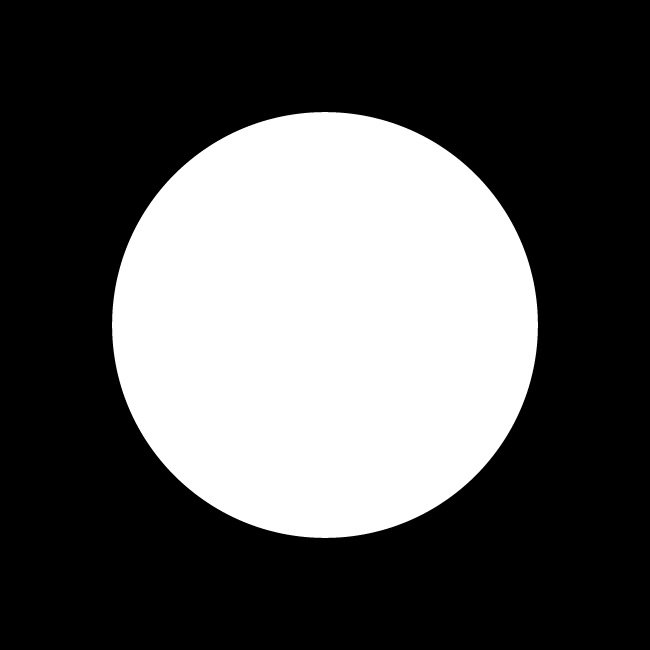
#> input picture circle.jpg, 650 x 650 px
$ python -i snake.py   (imports and definitions only)   (older library calls are emulated)
#> lines starting #> are read from the running program, lines starting #| are printed output that depends on the picture; after the words box and inside, x2 and y2 are one past the last pixel; in counts of white or black regions, pixels touching at a corner belong together
#> further down, picture is the input picture: shape (650, 650, 3); min 0, max 255, mean 86
import cv2
import math
import numpy as np


class Snake:


    ####################Constant Parameters####################
    min_distance_b_points = 5               # The minimum distance between two points to consider them overlaped
    max_distance_b_points = 50              # The maximum distance to insert another point into the spline
    kernel_size_search = 7                  # The size of search kernel


    ######################Variables#########################
    closed = True       # Indicates if the snake is closed or open.
    alpha = 0.5         # The weight of the uniformity energy.
    beta = 0.5          # The weight of the curvature energy.
    gamma = 0.5         # The weight of the Image (gradient) Energy.
    n_starting_points = 50       # The number of starting points of the snake.
    snake_length = 0
    #image = None        # The source image.
    gray = None         # The image in grayscale.
    binary = None       # The image in binary (threshold method).
    gradientX = None    # The gradient (sobel) of the image relative to x.
    gradientY = None    # The gradient (sobel) of the image relative to y.
    points = None

##############Define the constructor####################################
    def __init__(self,image,closed = True):
         # Sets the image and it's properties
#> called with closed = True
        self.image = image

        # Image properties
        self.width = image.shape[1]
#> self.width = 650
        self.height = image.shape[0]
#> self.height = 650

        ######Set the line or curve to be closed loop ###################
        self.closed = closed

        # Image variations used by the snake
        self.gray = cv2.cvtColor( self.image, cv2.COLOR_RGB2GRAY )
        self.binary = cv2.adaptiveThreshold( self.gray, 255, cv2.ADAPTIVE_THRESH_GAUSSIAN_C, cv2.THRESH_BINARY, 11, 2 )
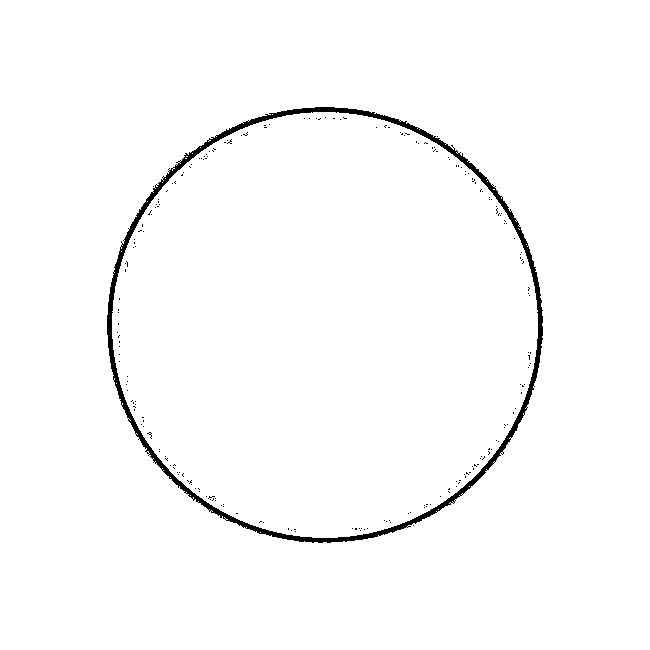
#> self.binary: shape (650, 650); 98.3% white; 216 black regions (215 under 20 px), largest, box (x1, y1, x2, y2) and area: (107, 107, 543, 543) 6756
        self.gradientX = cv2.Sobel( self.gray, cv2.CV_64F, 1, 0, ksize=5 )
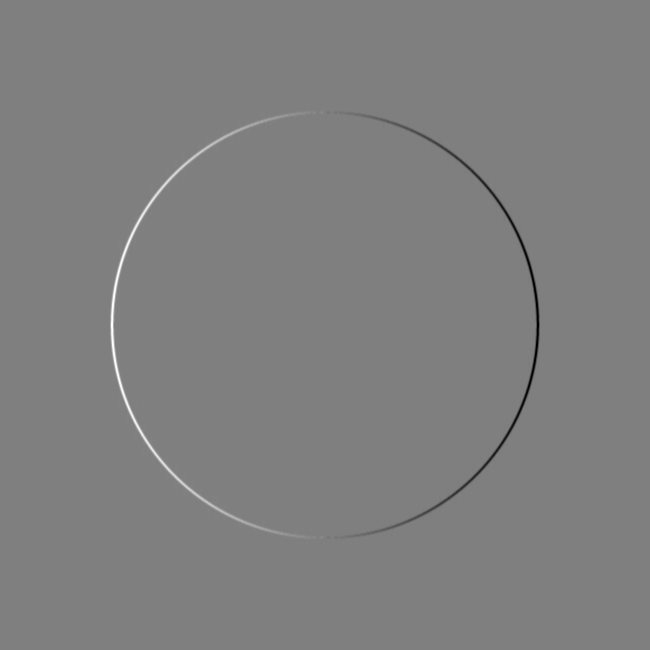
#> self.gradientX: shape (650, 650) float64; min -12224, max 12212, mean 0; drawn with min black and max white
        self.gradientY = cv2.Sobel( self.gray, cv2.CV_64F, 0, 1, ksize=5 )


        ######To Draw our circle we need to define the center of the image As follow
        half_width = math.floor( self.width / 2 )
#> half_width = 325
        half_height = math.floor( self.height / 2 )
#> half_height = 325

        ###########If we use the closed loop, we put the large circle that will reduce untill round the edges of objects######
        if self.closed:
            n = self.n_starting_points
            radius = half_width if half_width < half_height else half_height
#> radius = 325
            self.points = [ np.array([
                half_width + math.floor( math.cos( 2 * math.pi / n * x ) * radius ),
                half_height + math.floor( math.sin( 2 * math.pi / n * x ) * radius ) ])
                for x in range( 0, n )
            ]
        else:   # If it is an open snake, the initial guess will be an horizontal line
            n = self.n_starting_points
            factor = math.floor( half_width / (self.n_starting_points-1) )
            self.points = [ np.array([ math.floor( half_width / 2 ) + x * factor, half_height ])
                for x in range( 0, n )
            ]


    def visuaize_Image(self):
        img = self.image.copy()

        # To draw lines between points, we have to define some parameters
        point_color = ( 0, 0, 255 )     # BGR RED
        line_color = ( 128, 0, 0 )      # BGR half blue
        thickness = 2                   # Thickness of the lines and circles

        num_points = len(self.points)

        # Draw a line between the current and the next point
        for i in range( 0, num_points - 1 ):
            cv2.line( img, tuple( self.points[ i ] ), tuple( self.points[ i + 1 ] ), line_color, thickness )

        # 0 -> N (Closes the snake)
        if self.closed:
            cv2.line(img, tuple( self.points[ 0 ] ), tuple( self.points[ num_points-1 ] ), line_color, thickness )

        # Drawing circles over points
        [ cv2.circle( img, tuple( x ), thickness, point_color, -1) for x in self.points ]

        return img


    ### Distance function controls the insertion and removing points around object
    def dist (first_point,second_point):

        return np.sqrt(np.sum((first_point-second_point) ** 2))


    ####### Normalization funtion to normalize the kernel of search
    def normalize (kernel):
        # [8 lines of commented-out code are left out]
        abs_sum = np.sum( [ abs( x ) for x in kernel ] )
        return kernel / abs_sum if abs_sum != 0 else kernel


    def get_length(self):

        n_points = len(self.points)
#> n_points = 50
        if not self.closed:
            n_points -= 1

        return np.sum( [ Snake.dist( self.points[i], self.points[ (i+1)%n_points  ] ) for i in range( 0, n_points ) ] )

#############Define the internal and external energy
# Continuity energy is the the external energy
    def cont_energy(self, p, prev):

        snakey_len = self.snake_length
        points_len = len(self.points)
        # The average distance between points in the snake
        avg_dist = self.snake_length / len(self.points)
        # The distance between the previous and the point being analysed
        un = Snake.dist( prev, p )

        dun = abs( un - avg_dist )

        return dun**2

# Curveture energy
    def curv_energy(self, p, prev, next ):
        ### P : refer to the current point we want to get this energy
        #### prev : refer to the previous point we gonna to get there energy
        ##### next: refer to the next point we gonna to get there energy

        #first the distance between the previous point and the current point
        dis_x = p[0] - prev[0]
        dis_y = p[1] - prev[1]
        distant = math.sqrt(dis_x**2 + dis_y**2)

        #Second: The distance between the currrent and next points
        vx = p[0] - next[0]
        vy = p[1] - next[1]
        vn = math.sqrt( vx**2 + vy**2 )

        if distant == 0 or vn == 0:
            return 0

        cx = float( vx + dis_x )  / ( distant * vn )
        cy = float( vy + dis_y ) / ( distant * vn )
        cn = cx**2 + cy**2
        return cn


# Image (Gradient) Energy
    def Grad_energy(self,p):
        if p[0] < 0 or p[0] >= self.width or p[1] < 0 or p[1] >= self.height:
            # we use finfo function to get the objects are cached
            return np.finfo(np.float64).max

        return -( self.gradientX[ p[1] ][ p[0] ]**2 + self.gradientY[ p[1] ][ p[0] ]**2  )


    def set_alpha(self,parm):
        self.alpha = parm /100

    def set_beta(self,parm):
        self.beta = parm/100

    def set_gamma(self,parm):
        self.gamma = parm/100

    def remove_overlaping_points(self):

        snake_size = len( self.points )

        for i in range( 0, snake_size ):
            for j in range( snake_size-1, i+1, -1 ):
                if i == j:
                    continue

                curr = self.points[ i ]
                end = self.points[ j ]

                dist = Snake.dist( curr, end )

                if dist < self.min_distance_b_points:
                    remove_indexes = range( i+1, j ) if (i!=0 and j!=snake_size-1) else [j]
                    remove_size = len( remove_indexes )
                    non_remove_size = snake_size - remove_size
                    if non_remove_size > remove_size:
                        self.points = [ p for k,p in enumerate( self.points ) if k not in remove_indexes ]
                    else:
                        self.points = [ p for k,p in enumerate( self.points ) if k in remove_indexes ]
                    snake_size = len( self.points )
                    break


    def add_missing_points(self):
        snake_size = len( self.points )
        for i in range(0,snake_size):
            curr = self.points[i]
            prev = self.points[(i+snake_size-1)%snake_size]
            next = self.points[(i+1)%snake_size]
            next2 = self.points[(i+2)%snake_size]

            if Snake.dist(curr,next) > self.max_distance_b_points:
                c0 = 0.125 / 6.0
                c1 = 2.875 / 6.0
                c2 = 2.875 / 6.0
                c3 = 0.125 / 6.0
                x = prev[0] * c3 + curr[0] * c2 + next[0] * c1 + next2[0] * c0
                y = prev[1] * c3 + curr[1] * c2 + next[1] * c1 + next2[1] * c0

                new_point = np.array( [ math.floor( 0.5 + x ), math.floor( 0.5 + y ) ] )

                self.points.insert( i+1, new_point )
                snake_size += 1


    def step(self):
        changed = False
        self.snake_length = self.get_length()
#> self.snake_length = 2041.3
        new_snake = self.points.copy()

        search_kernel_size = (self.kernel_size_search,self.kernel_size_search)
        hks = math.floor(self.kernel_size_search/2)
        energy_cont = np.zeros(search_kernel_size)
        energy_curv = np.zeros(search_kernel_size)
        energy_grad = np.zeros(search_kernel_size)

        for i in range( 0, len( self.points ) ):
            curr = self.points[ i ]
            prev = self.points[ ( i + len( self.points )-1 ) % len( self.points ) ]
            next = self.points[ ( i + 1 ) % len( self.points ) ]

            for dx in range( -hks, hks ):
                for dy in range( -hks, hks ):
                    p = np.array( [curr[0] + dx, curr[1] + dy] )

                    # Calculates the energy functions on p
                    energy_cont[ dx + hks ][ dy + hks ] = self.cont_energy(p,prev)
                    energy_curv[dx+hks][dy+hks] = self.curv_energy(p,prev,next)
                    energy_grad[dx + hks][dy + hks] = self.Grad_energy(p)


            #Then, normalize the energies
            energy_cont = Snake.normalize(energy_cont)
            energy_curv = Snake.normalize(energy_curv)
            energy_grad = Snake.normalize(energy_grad)

            e_sum = self.alpha * energy_cont + self.beta * energy_curv + self.gamma * energy_grad
            emin = np.finfo(np.float64).max

            x,y = 0,0
            for dx in range( -hks, hks ):
                for dy in range( -hks, hks ):
                    if e_sum[ dx + hks ][ dy + hks ] < emin:
                        emin = e_sum[ dx + hks ][ dy + hks ]
                        x = curr[0] + dx
                        y = curr[1] + dy

            # Boundary check
            x = 1 if x < 1 else x
            x = self.width-2 if x >= self.width-1 else x
            y = 1 if y < 1 else y
            y = self.height-2 if y >= self.height-1 else y

            # Check for changes
            if curr[0] != x or curr[1] != y:
                changed = True

            new_snake[i] = np.array( [ x, y ] )
#> this loop made 50 passes

        self.points = new_snake

        # Post threatment to the snake, remove overlaping points and
        # add missing points
        self.remove_overlaping_points()
        self.add_missing_points()

        return changed

>>> import cv2
>>> picture = cv2.cvtColor(cv2.imread('circle.jpg'), cv2.COLOR_BGR2RGB)
>>> result = Snake(picture).step()
